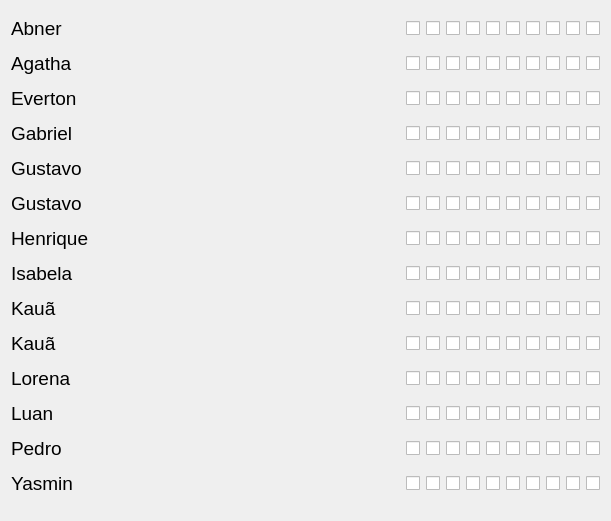
   <widget class="QWidget" name="verticalLayoutWidget">
    <property name="geometry">
     <rect>
      <x>192</x>
      <y>141</y>
      <width>611</width>
      <height>521</height>
     </rect>
    </property>
    <layout class="QVBoxLayout" name="verticalLayout_2">
     <item>
      <layout class="QHBoxLayout" name="horizontalLayout_8">
       <item>
        <widget class="QLabel" name="label_10">
         <property name="font">
          <font>
           <pointsize>14</pointsize>
          </font>
         </property>
         <property name="text">
          <string>Abner</string>
         </property>
        </widget>
       </item>
       <item>
        <spacer name="horizontalSpacer_8">
         <property name="orientation">
          <enum>Qt::Horizontal</enum>
         </property>
         <property name="sizeHint" stdset="0">
          <size>
           <width>40</width>
           <height>20</height>
          </size>
         </property>
        </spacer>
       </item>
       <item>
        <widget class="QCheckBox" name="checkBox_71">
         <property name="sizePolicy">
          <sizepolicy hsizetype="Fixed" vsizetype="Fixed">
           <horstretch>0</horstretch>
           <verstretch>0</verstretch>
          </sizepolicy>
         </property>
         <property name="text">
          <string/>
         </property>
         <property name="iconSize">
          <size>
           <width>30</width>
           <height>30</height>
          </size>
         </property>
        </widget>
       </item>
       <item>
        <widget class="QCheckBox" name="checkBox_72">
         <property name="text">
          <string/>
         </property>
        </widget>
       </item>
       <item>
        <widget class="QCheckBox" name="checkBox_73">
         <property name="text">
          <string/>
         </property>
        </widget>
       </item>
       <item>
        <widget class="QCheckBox" name="checkBox_74">
         <property name="text">
          <string/>
         </property>
        </widget>
       </item>
       <item>
        <widget class="QCheckBox" name="checkBox_75">
         <property name="text">
          <string/>
         </property>
        </widget>
       </item>
       <item>
        <widget class="QCheckBox" name="checkBox_76">
         <property name="text">
          <string/>
         </property>
        </widget>
       </item>
       <item>
        <widget class="QCheckBox" name="checkBox_77">
         <property name="text">
          <string/>
         </property>
        </widget>
       </item>
       <item>
        <widget class="QCheckBox" name="checkBox_78">
         <property name="text">
          <string/>
         </property>
        </widget>
       </item>
       <item>
        <widget class="QCheckBox" name="checkBox_79">
         <property name="text">
          <string/>
         </property>
        </widget>
       </item>
       <item>
        <widget class="QCheckBox" name="checkBox_80">
         <property name="text">
          <string/>
         </property>
        </widget>
       </item>
      </layout>
     </item>
     <item>
      <layout class="QHBoxLayout" name="horizontalLayout_11">
       <item>
        <widget class="QLabel" name="label_12">
         <property name="font">
          <font>
           <pointsize>14</pointsize>
          </font>
         </property>
         <property name="text">
          <string>Agatha</string>
         </property>
        </widget>
       </item>
       <item>
        <spacer name="horizontalSpacer_11">
         <property name="orientation">
          <enum>Qt::Horizontal</enum>
         </property>
         <property name="sizeHint" stdset="0">
          <size>
           <width>40</width>
           <height>20</height>
          </size>
         </property>
        </spacer>
       </item>
       <item>
        <widget class="QCheckBox" name="checkBox_102">
         <property name="text">
          <string/>
         </property>
        </widget>
       </item>
       <item>
        <widget class="QCheckBox" name="checkBox_103">
         <property name="text">
          <string/>
         </property>
        </widget>
       </item>
       <item>
        <widget class="QCheckBox" name="checkBox_104">
         <property name="text">
          <string/>
         </property>
        </widget>
       </item>
       <item>
        <widget class="QCheckBox" name="checkBox_105">
         <property name="text">
          <string/>
         </property>
        </widget>
       </item>
       <item>
        <widget class="QCheckBox" name="checkBox_106">
         <property name="text">
          <string/>
         </property>
        </widget>
       </item>
       <item>
        <widget class="QCheckBox" name="checkBox_107">
         <property name="text">
          <string/>
         </property>
        </widget>
       </item>
       <item>
        <widget class="QCheckBox" name="checkBox_108">
         <property name="text">
          <string/>
         </property>
        </widget>
       </item>
       <item>
        <widget class="QCheckBox" name="checkBox_109">
         <property name="text">
          <string/>
         </property>
        </widget>
       </item>
       <item>
        <widget class="QCheckBox" name="checkBox_110">
         <property name="text">
          <string/>
         </property>
        </widget>
       </item>
       <item>
        <widget class="QCheckBox" name="checkBox_111">
         <property name="text">
          <string/>
         </property>
        </widget>
       </item>
      </layout>
     </item>
     <item>
      <layout class="QHBoxLayout" name="horizontalLayout_12">
       <item>
        <widget class="QLabel" name="label_13">
         <property name="font">
          <font>
           <pointsize>14</pointsize>
          </font>
         </property>
         <property name="text">
          <string>Everton</string>
         </property>
        </widget>
       </item>
       <item>
        <spacer name="horizontalSpacer_12">
         <property name="orientation">
          <enum>Qt::Horizontal</enum>
         </property>
         <property name="sizeHint" stdset="0">
          <size>
           <width>40</width>
           <height>20</height>
          </size>
         </property>
        </spacer>
       </item>
       <item>
        <widget class="QCheckBox" name="checkBox_112">
         <property name="text">
          <string/>
         </property>
        </widget>
       </item>
       <item>
        <widget class="QCheckBox" name="checkBox_113">
         <property name="text">
          <string/>
         </property>
        </widget>
       </item>
       <item>
        <widget class="QCheckBox" name="checkBox_114">
         <property name="text">
          <string/>
         </property>
        </widget>
       </item>
       <item>
        <widget class="QCheckBox" name="checkBox_115">
         <property name="text">
          <string/>
         </property>
        </widget>
       </item>
       <item>
        <widget class="QCheckBox" name="checkBox_116">
         <property name="text">
          <string/>
         </property>
        </widget>
       </item>
       <item>
        <widget class="QCheckBox" name="checkBox_117">
         <property name="text">
          <string/>
         </property>
        </widget>
       </item>
       <item>
        <widget class="QCheckBox" name="checkBox_118">
         <property name="text">
          <string/>
         </property>
        </widget>
       </item>
       <item>
        <widget class="QCheckBox" name="checkBox_119">
         <property name="text">
          <string/>
         </property>
        </widget>
       </item>
       <item>
        <widget class="QCheckBox" name="checkBox_120">
         <property name="text">
          <string/>
         </property>
        </widget>
       </item>
       <item>
        <widget class="QCheckBox" name="checkBox_121">
         <property name="text">
          <string/>
         </property>
        </widget>
       </item>
      </layout>
     </item>
     <item>
      <layout class="QHBoxLayout" name="horizontalLayout_13">
       <item>
        <widget class="QLabel" name="label_14">
         <property name="font">
          <font>
           <pointsize>14</pointsize>
          </font>
         </property>
         <property name="text">
          <string>Gabriel</string>
         </property>
        </widget>
       </item>
       <item>
        <spacer name="horizontalSpacer_13">
         <property name="orientation">
          <enum>Qt::Horizontal</enum>
         </property>
         <property name="sizeHint" stdset="0">
          <size>
           <width>40</width>
           <height>20</height>
          </size>
         </property>
        </spacer>
       </item>
       <item>
        <widget class="QCheckBox" name="checkBox_122">
         <property name="text">
          <string/>
         </property>
        </widget>
       </item>
       <item>
        <widget class="QCheckBox" name="checkBox_123">
         <property name="text">
          <string/>
         </property>
        </widget>
       </item>
       <item>
        <widget class="QCheckBox" name="checkBox_124">
         <property name="text">
          <string/>
         </property>
        </widget>
       </item>
       <item>
        <widget class="QCheckBox" name="checkBox_125">
         <property name="text">
          <string/>
         </property>
        </widget>
       </item>
       <item>
        <widget class="QCheckBox" name="checkBox_126">
         <property name="text">
          <string/>
         </property>
        </widget>
       </item>
       <item>
        <widget class="QCheckBox" name="checkBox_127">
         <property name="text">
          <string/>
         </property>
        </widget>
       </item>
       <item>
        <widget class="QCheckBox" name="checkBox_128">
         <property name="text">
          <string/>
         </property>
        </widget>
       </item>
       <item>
        <widget class="QCheckBox" name="checkBox_129">
         <property name="text">
          <string/>
         </property>
        </widget>
       </item>
       <item>
        <widget class="QCheckBox" name="checkBox_130">
         <property name="text">
          <string/>
         </property>
        </widget>
       </item>
       <item>
        <widget class="QCheckBox" name="checkBox_131">
         <property name="text">
          <string/>
         </property>
        </widget>
       </item>
      </layout>
     </item>
     <item>
      <layout class="QHBoxLayout" name="horizontalLayout_15">
       <item>
        <widget class="QLabel" name="label_16">
         <property name="font">
          <font>
           <pointsize>14</pointsize>
          </font>
         </property>
         <property name="text">
          <string>Gustavo</string>
         </property>
        </widget>
       </item>
       <item>
        <spacer name="horizontalSpacer_15">
         <property name="orientation">
          <enum>Qt::Horizontal</enum>
         </property>
         <property name="sizeHint" stdset="0">
          <size>
           <width>40</width>
           <height>20</height>
          </size>
         </property>
        </spacer>
       </item>
       <item>
        <widget class="QCheckBox" name="checkBox_142">
         <property name="text">
          <string/>
         </property>
        </widget>
       </item>
       <item>
        <widget class="QCheckBox" name="checkBox_143">
         <property name="text">
          <string/>
         </property>
        </widget>
       </item>
       <item>
        <widget class="QCheckBox" name="checkBox_144">
         <property name="text">
          <string/>
         </property>
        </widget>
       </item>
       <item>
        <widget class="QCheckBox" name="checkBox_145">
         <property name="text">
          <string/>
         </property>
        </widget>
       </item>
       <item>
        <widget class="QCheckBox" name="checkBox_146">
         <property name="text">
          <string/>
         </property>
        </widget>
       </item>
       <item>
        <widget class="QCheckBox" name="checkBox_147">
         <property name="text">
          <string/>
         </property>
        </widget>
       </item>
       <item>
        <widget class="QCheckBox" name="checkBox_148">
         <property name="text">
          <string/>
         </property>
        </widget>
       </item>
       <item>
        <widget class="QCheckBox" name="checkBox_149">
         <property name="text">
          <string/>
         </property>
        </widget>
       </item>
       <item>
        <widget class="QCheckBox" name="checkBox_150">
         <property name="text">
          <string/>
         </property>
        </widget>
       </item>
       <item>
        <widget class="QCheckBox" name="checkBox_151">
         <property name="text">
          <string/>
         </property>
        </widget>
       </item>
      </layout>
     </item>
     <item>
      <layout class="QHBoxLayout" name="horizontalLayout_16">
       <item>
        <widget class="QLabel" name="label_17">
         <property name="font">
          <font>
           <pointsize>14</pointsize>
          </font>
         </property>
         <property name="text">
          <string>Gustavo</string>
         </property>
        </widget>
       </item>
       <item>
        <spacer name="horizontalSpacer_16">
         <property name="orientation">
          <enum>Qt::Horizontal</enum>
         </property>
         <property name="sizeHint" stdset="0">
          <size>
           <width>40</width>
           <height>20</height>
          </size>
         </property>
        </spacer>
       </item>
       <item>
        <widget class="QCheckBox" name="checkBox_152">
         <property name="text">
          <string/>
         </property>
        </widget>
       </item>
       <item>
        <widget class="QCheckBox" name="checkBox_153">
         <property name="text">
          <string/>
         </property>
        </widget>
       </item>
       <item>
        <widget class="QCheckBox" name="checkBox_154">
         <property name="text">
          <string/>
         </property>
        </widget>
       </item>
       <item>
        <widget class="QCheckBox" name="checkBox_155">
         <property name="text">
          <string/>
         </property>
        </widget>
       </item>
       <item>
        <widget class="QCheckBox" name="checkBox_156">
         <property name="text">
          <string/>
         </property>
        </widget>
       </item>
       <item>
        <widget class="QCheckBox" name="checkBox_157">
         <property name="text">
          <string/>
         </property>
        </widget>
       </item>
       <item>
        <widget class="QCheckBox" name="checkBox_158">
         <property name="text">
          <string/>
         </property>
        </widget>
       </item>
       <item>
        <widget class="QCheckBox" name="checkBox_159">
         <property name="text">
          <string/>
         </property>
        </widget>
       </item>
       <item>
        <widget class="QCheckBox" name="checkBox_160">
         <property name="text">
          <string/>
         </property>
        </widget>
       </item>
       <item>
        <widget class="QCheckBox" name="checkBox_161">
         <property name="text">
          <string/>
         </property>
        </widget>
       </item>
      </layout>
     </item>
     <item>
      <layout class="QHBoxLayout" name="horizontalLayout_17">
       <item>
        <widget class="QLabel" name="label_18">
         <property name="font">
          <font>
           <pointsize>14</pointsize>
          </font>
         </property>
         <property name="text">
          <string>Henrique</string>
         </property>
        </widget>
       </item>
       <item>
        <spacer name="horizontalSpacer_17">
         <property name="orientation">
          <enum>Qt::Horizontal</enum>
         </property>
         <property name="sizeHint" stdset="0">
          <size>
           <width>40</width>
           <height>20</height>
          </size>
         </property>
        </spacer>
       </item>
       <item>
        <widget class="QCheckBox" name="checkBox_162">
         <property name="text">
          <string/>
         </property>
        </widget>
       </item>
       <item>
        <widget class="QCheckBox" name="checkBox_163">
         <property name="text">
          <string/>
         </property>
        </widget>
       </item>
       <item>
        <widget class="QCheckBox" name="checkBox_164">
         <property name="text">
          <string/>
         </property>
        </widget>
       </item>
       <item>
        <widget class="QCheckBox" name="checkBox_165">
         <property name="text">
          <string/>
         </property>
        </widget>
       </item>
       <item>
        <widget class="QCheckBox" name="checkBox_166">
         <property name="text">
          <string/>
         </property>
        </widget>
       </item>
       <item>
        <widget class="QCheckBox" name="checkBox_167">
         <property name="text">
          <string/>
         </property>
        </widget>
       </item>
       <item>
        <widget class="QCheckBox" name="checkBox_168">
         <property name="text">
          <string/>
         </property>
        </widget>
       </item>
       <item>
        <widget class="QCheckBox" name="checkBox_169">
         <property name="text">
          <string/>
         </property>
        </widget>
       </item>
       <item>
        <widget class="QCheckBox" name="checkBox_170">
         <property name="text">
          <string/>
         </property>
        </widget>
       </item>
       <item>
        <widget class="QCheckBox" name="checkBox_171">
         <property name="text">
          <string/>
         </property>
        </widget>
       </item>
      </layout>
     </item>
     <item>
      <layout class="QHBoxLayout" name="horizontalLayout_18">
       <item>
        <widget class="QLabel" name="label_19">
         <property name="font">
          <font>
           <pointsize>14</pointsize>
          </font>
         </property>
         <property name="text">
          <string>Isabela</string>
         </property>
        </widget>
       </item>
       <item>
        <spacer name="horizontalSpacer_18">
         <property name="orientation">
          <enum>Qt::Horizontal</enum>
         </property>
         <property name="sizeHint" stdset="0">
          <size>
           <width>40</width>
           <height>20</height>
          </size>
         </property>
        </spacer>
       </item>
       <item>
        <widget class="QCheckBox" name="checkBox_172">
         <property name="text">
          <string/>
         </property>
        </widget>
       </item>
       <item>
        <widget class="QCheckBox" name="checkBox_173">
         <property name="text">
          <string/>
         </property>
        </widget>
       </item>
       <item>
        <widget class="QCheckBox" name="checkBox_174">
         <property name="text">
          <string/>
         </property>
        </widget>
       </item>
       <item>
        <widget class="QCheckBox" name="checkBox_175">
         <property name="text">
          <string/>
         </property>
        </widget>
       </item>
       <item>
        <widget class="QCheckBox" name="checkBox_176">
         <property name="text">
          <string/>
         </property>
        </widget>
       </item>
       <item>
        <widget class="QCheckBox" name="checkBox_177">
         <property name="text">
          <string/>
         </property>
        </widget>
       </item>
       <item>
        <widget class="QCheckBox" name="checkBox_178">
         <property name="text">
          <string/>
         </property>
        </widget>
       </item>
       <item>
        <widget class="QCheckBox" name="checkBox_179">
         <property name="text">
          <string/>
         </property>
        </widget>
       </item>
       <item>
        <widget class="QCheckBox" name="checkBox_180">
         <property name="text">
          <string/>
         </property>
        </widget>
       </item>
       <item>
        <widget class="QCheckBox" name="checkBox_181">
         <property name="text">
          <string/>
         </property>
        </widget>
       </item>
      </layout>
     </item>
     <item>
      <layout class="QHBoxLayout" name="horizontalLayout_19">
       <item>
        <widget class="QLabel" name="label_20">
         <property name="font">
          <font>
           <pointsize>14</pointsize>
          </font>
         </property>
         <property name="text">
          <string>Kauã</string>
         </property>
        </widget>
       </item>
       <item>
        <spacer name="horizontalSpacer_19">
         <property name="orientation">
          <enum>Qt::Horizontal</enum>
         </property>
         <property name="sizeHint" stdset="0">
          <size>
           <width>40</width>
           <height>20</height>
          </size>
         </property>
        </spacer>
       </item>
       <item>
        <widget class="QCheckBox" name="checkBox_182">
         <property name="text">
          <string/>
         </property>
        </widget>
       </item>
       <item>
        <widget class="QCheckBox" name="checkBox_183">
         <property name="text">
          <string/>
         </property>
        </widget>
       </item>
       <item>
        <widget class="QCheckBox" name="checkBox_184">
         <property name="text">
          <string/>
         </property>
        </widget>
       </item>
       <item>
        <widget class="QCheckBox" name="checkBox_185">
         <property name="text">
          <string/>
         </property>
        </widget>
       </item>
       <item>
        <widget class="QCheckBox" name="checkBox_186">
         <property name="text">
          <string/>
         </property>
        </widget>
       </item>
       <item>
        <widget class="QCheckBox" name="checkBox_187">
         <property name="text">
          <string/>
         </property>
        </widget>
       </item>
       <item>
        <widget class="QCheckBox" name="checkBox_188">
         <property name="text">
          <string/>
         </property>
        </widget>
       </item>
       <item>
        <widget class="QCheckBox" name="checkBox_189">
         <property name="text">
          <string/>
         </property>
        </widget>
       </item>
       <item>
        <widget class="QCheckBox" name="checkBox_190">
         <property name="text">
          <string/>
         </property>
        </widget>
       </item>
       <item>
        <widget class="QCheckBox" name="checkBox_191">
         <property name="text">
          <string/>
         </property>
        </widget>
       </item>
      </layout>
     </item>
     <item>
      <layout class="QHBoxLayout" name="horizontalLayout_20">
       <item>
        <widget class="QLabel" name="label_21">
         <property name="font">
          <font>
           <pointsize>14</pointsize>
          </font>
         </property>
         <property name="text">
          <string>Kauã</string>
         </property>
        </widget>
       </item>
       <item>
        <spacer name="horizontalSpacer_20">
         <property name="orientation">
          <enum>Qt::Horizontal</enum>
         </property>
         <property name="sizeHint" stdset="0">
          <size>
           <width>40</width>
           <height>20</height>
          </size>
         </property>
        </spacer>
       </item>
       <item>
        <widget class="QCheckBox" name="checkBox_192">
         <property name="text">
          <string/>
         </property>
        </widget>
       </item>
       <item>
        <widget class="QCheckBox" name="checkBox_193">
         <property name="text">
          <string/>
         </property>
        </widget>
       </item>
       <item>
        <widget class="QCheckBox" name="checkBox_194">
         <property name="text">
          <string/>
         </property>
        </widget>
       </item>
       <item>
        <widget class="QCheckBox" name="checkBox_195">
         <property name="text">
          <string/>
         </property>
        </widget>
       </item>
       <item>
        <widget class="QCheckBox" name="checkBox_196">
         <property name="text">
          <string/>
         </property>
        </widget>
       </item>
       <item>
        <widget class="QCheckBox" name="checkBox_197">
         <property name="text">
          <string/>
         </property>
        </widget>
       </item>
       <item>
        <widget class="QCheckBox" name="checkBox_198">
         <property name="text">
          <string/>
         </property>
        </widget>
       </item>
       <item>
        <widget class="QCheckBox" name="checkBox_199">
         <property name="text">
          <string/>
         </property>
        </widget>
       </item>
       <item>
        <widget class="QCheckBox" name="checkBox_200">
         <property name="text">
          <string/>
         </property>
        </widget>
       </item>
       <item>
        <widget class="QCheckBox" name="checkBox_201">
         <property name="text">
          <string/>
         </property>
        </widget>
       </item>
      </layout>
     </item>
     <item>
      <layout class="QHBoxLayout" name="horizontalLayout_21">
       <item>
        <widget class="QLabel" name="label_22">
         <property name="font">
          <font>
           <pointsize>14</pointsize>
          </font>
         </property>
         <property name="text">
          <string>Lorena</string>
         </property>
        </widget>
       </item>
       <item>
        <spacer name="horizontalSpacer_21">
         <property name="orientation">
          <enum>Qt::Horizontal</enum>
         </property>
         <property name="sizeHint" stdset="0">
          <size>
           <width>40</width>
           <height>20</height>
          </size>
         </property>
        </spacer>
       </item>
       <item>
        <widget class="QCheckBox" name="checkBox_202">
         <property name="text">
          <string/>
         </property>
        </widget>
       </item>
       <item>
        <widget class="QCheckBox" name="checkBox_203">
         <property name="text">
          <string/>
         </property>
        </widget>
       </item>
       <item>
        <widget class="QCheckBox" name="checkBox_204">
         <property name="text">
          <string/>
         </property>
        </widget>
       </item>
       <item>
        <widget class="QCheckBox" name="checkBox_205">
         <property name="text">
          <string/>
         </property>
        </widget>
       </item>
       <item>
        <widget class="QCheckBox" name="checkBox_206">
         <property name="text">
          <string/>
         </property>
        </widget>
       </item>
       <item>
        <widget class="QCheckBox" name="checkBox_207">
         <property name="text">
          <string/>
         </property>
        </widget>
       </item>
       <item>
        <widget class="QCheckBox" name="checkBox_208">
         <property name="text">
          <string/>
         </property>
        </widget>
       </item>
       <item>
        <widget class="QCheckBox" name="checkBox_209">
         <property name="text">
          <string/>
         </property>
        </widget>
       </item>
       <item>
        <widget class="QCheckBox" name="checkBox_210">
         <property name="text">
          <string/>
         </property>
        </widget>
       </item>
       <item>
        <widget class="QCheckBox" name="checkBox_211">
         <property name="text">
          <string/>
         </property>
        </widget>
       </item>
      </layout>
     </item>
     <item>
      <layout class="QHBoxLayout" name="horizontalLayout_22">
       <item>
        <widget class="QLabel" name="label_23">
         <property name="font">
          <font>
           <pointsize>14</pointsize>
          </font>
         </property>
         <property name="text">
          <string>Luan</string>
         </property>
        </widget>
       </item>
       <item>
        <spacer name="horizontalSpacer_22">
         <property name="orientation">
          <enum>Qt::Horizontal</enum>
         </property>
         <property name="sizeHint" stdset="0">
          <size>
           <width>40</width>
           <height>20</height>
          </size>
         </property>
        </spacer>
       </item>
       <item>
        <widget class="QCheckBox" name="checkBox_212">
         <property name="text">
          <string/>
         </property>
        </widget>
       </item>
       <item>
        <widget class="QCheckBox" name="checkBox_213">
         <property name="text">
          <string/>
         </property>
        </widget>
       </item>
       <item>
        <widget class="QCheckBox" name="checkBox_214">
         <property name="text">
          <string/>
         </property>
        </widget>
       </item>
       <item>
        <widget class="QCheckBox" name="checkBox_215">
         <property name="text">
          <string/>
         </property>
        </widget>
       </item>
       <item>
        <widget class="QCheckBox" name="checkBox_216">
         <property name="text">
          <string/>
         </property>
        </widget>
       </item>
       <item>
        <widget class="QCheckBox" name="checkBox_217">
         <property name="text">
          <string/>
         </property>
        </widget>
       </item>
       <item>
        <widget class="QCheckBox" name="checkBox_218">
         <property name="text">
          <string/>
         </property>
        </widget>
       </item>
       <item>
        <widget class="QCheckBox" name="checkBox_219">
         <property name="text">
          <string/>
         </property>
        </widget>
       </item>
       <item>
        <widget class="QCheckBox" name="checkBox_220">
         <property name="text">
          <string/>
         </property>
        </widget>
       </item>
       <item>
        <widget class="QCheckBox" name="checkBox_221">
         <property name="text">
          <string/>
         </property>
        </widget>
       </item>
      </layout>
     </item>
     <item>
      <layout class="QHBoxLayout" name="horizontalLayout_23">
       <item>
        <widget class="QLabel" name="label_24">
         <property name="font">
          <font>
           <pointsize>14</pointsize>
          </font>
         </property>
         <property name="text">
          <string>Pedro</string>
         </property>
        </widget>
       </item>
       <item>
        <spacer name="horizontalSpacer_23">
         <property name="orientation">
          <enum>Qt::Horizontal</enum>
         </property>
         <property name="sizeHint" stdset="0">
          <size>
           <width>40</width>
           <height>20</height>
          </size>
         </property>
        </spacer>
       </item>
       <item>
        <widget class="QCheckBox" name="checkBox_222">
         <property name="text">
          <string/>
         </property>
        </widget>
       </item>
       <item>
        <widget class="QCheckBox" name="checkBox_223">
         <property name="text">
          <string/>
         </property>
        </widget>
       </item>
       <item>
        <widget class="QCheckBox" name="checkBox_224">
         <property name="text">
          <string/>
         </property>
        </widget>
       </item>
       <item>
        <widget class="QCheckBox" name="checkBox_225">
         <property name="text">
          <string/>
         </property>
        </widget>
       </item>
       <item>
        <widget class="QCheckBox" name="checkBox_226">
         <property name="text">
          <string/>
         </property>
        </widget>
       </item>
       <item>
        <widget class="QCheckBox" name="checkBox_227">
         <property name="text">
          <string/>
         </property>
        </widget>
       </item>
       <item>
        <widget class="QCheckBox" name="checkBox_228">
         <property name="text">
          <string/>
         </property>
        </widget>
       </item>
       <item>
        <widget class="QCheckBox" name="checkBox_229">
         <property name="text">
          <string/>
         </property>
        </widget>
       </item>
       <item>
        <widget class="QCheckBox" name="checkBox_230">
         <property name="text">
          <string/>
         </property>
        </widget>
       </item>
       <item>
        <widget class="QCheckBox" name="checkBox_231">
         <property name="text">
          <string/>
         </property>
        </widget>
       </item>
      </layout>
     </item>
     <item>
      <layout class="QHBoxLayout" name="horizontalLayout_14">
       <item>
        <widget class="QLabel" name="label_15">
         <property name="font">
          <font>
           <pointsize>14</pointsize>
          </font>
         </property>
         <property name="text">
          <string>Yasmin</string>
         </property>
        </widget>
       </item>
       <item>
        <spacer name="horizontalSpacer_14">
         <property name="orientation">
          <enum>Qt::Horizontal</enum>
         </property>
         <property name="sizeHint" stdset="0">
          <size>
           <width>40</width>
           <height>20</height>
          </size>
         </property>
        </spacer>
       </item>
       <item>
        <widget class="QCheckBox" name="checkBox_132">
         <property name="text">
          <string/>
         </property>
        </widget>
       </item>
       <item>
        <widget class="QCheckBox" name="checkBox_133">
         <property name="text">
          <string/>
         </property>
        </widget>
       </item>
       <item>
        <widget class="QCheckBox" name="checkBox_134">
         <property name="text">
          <string/>
         </property>
        </widget>
       </item>
       <item>
        <widget class="QCheckBox" name="checkBox_135">
         <property name="text">
          <string/>
         </property>
        </widget>
       </item>
       <item>
        <widget class="QCheckBox" name="checkBox_136">
         <property name="text">
          <string/>
         </property>
        </widget>
       </item>
       <item>
        <widget class="QCheckBox" name="checkBox_137">
         <property name="text">
          <string/>
         </property>
        </widget>
       </item>
       <item>
        <widget class="QCheckBox" name="checkBox_138">
         <property name="text">
          <string/>
         </property>
        </widget>
       </item>
       <item>
        <widget class="QCheckBox" name="checkBox_139">
         <property name="text">
          <string/>
         </property>
        </widget>
       </item>
       <item>
        <widget class="QCheckBox" name="checkBox_140">
         <property name="text">
          <string/>
         </property>
        </widget>
       </item>
       <item>
        <widget class="QCheckBox" name="checkBox_141">
         <property name="text">
          <string/>
         </property>
        </widget>
       </item>
      </layout>
     </item>
    </layout>
   </widget>
